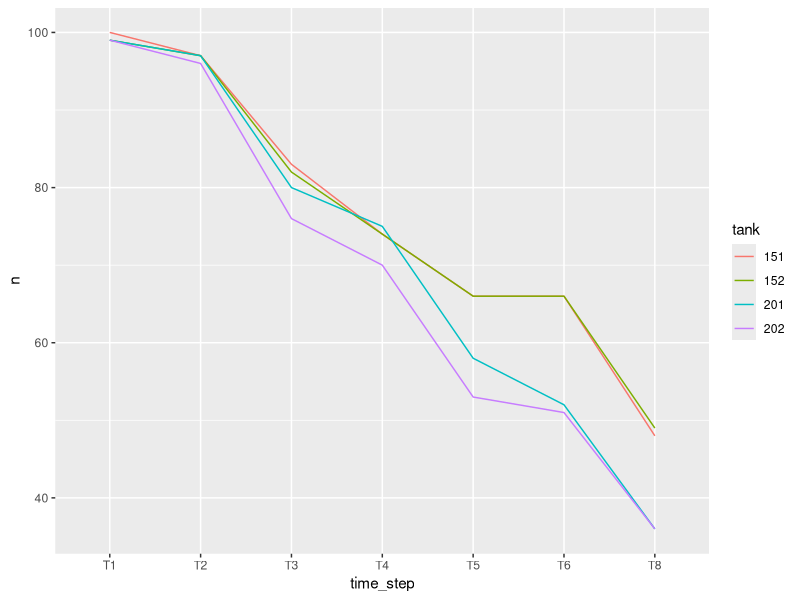
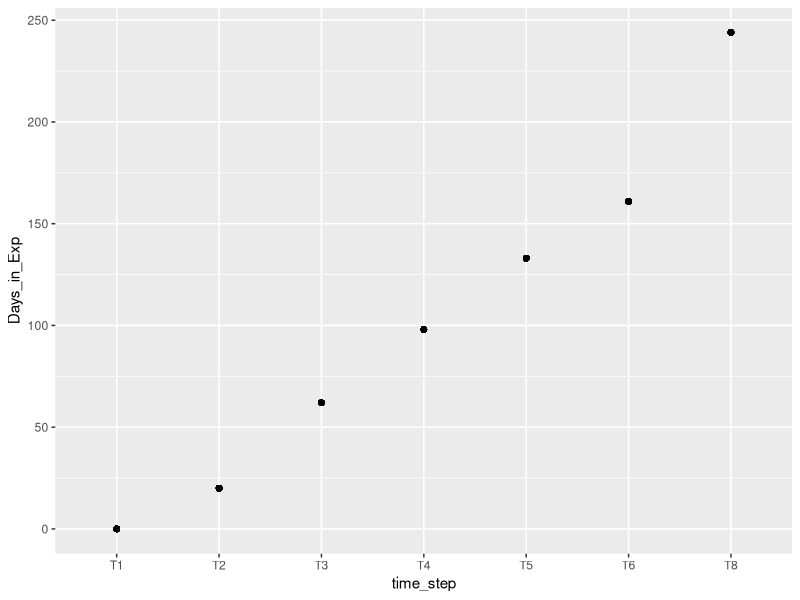
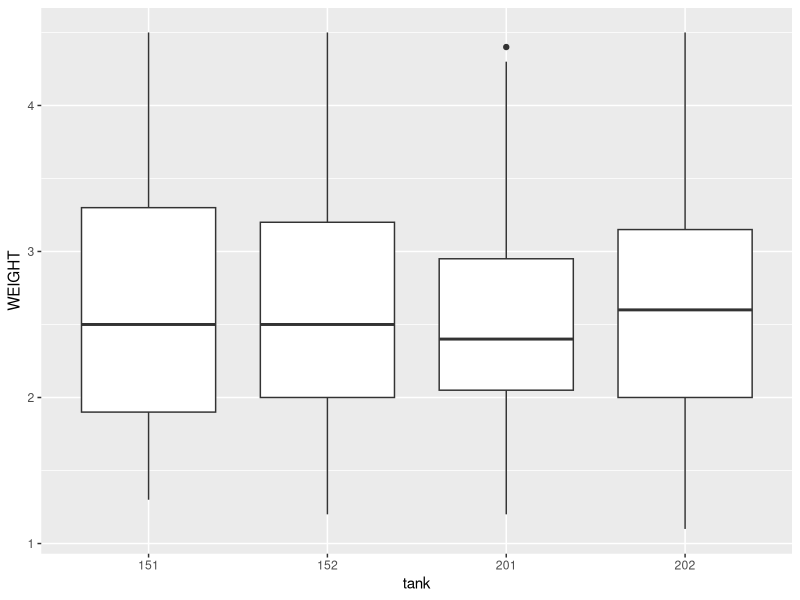
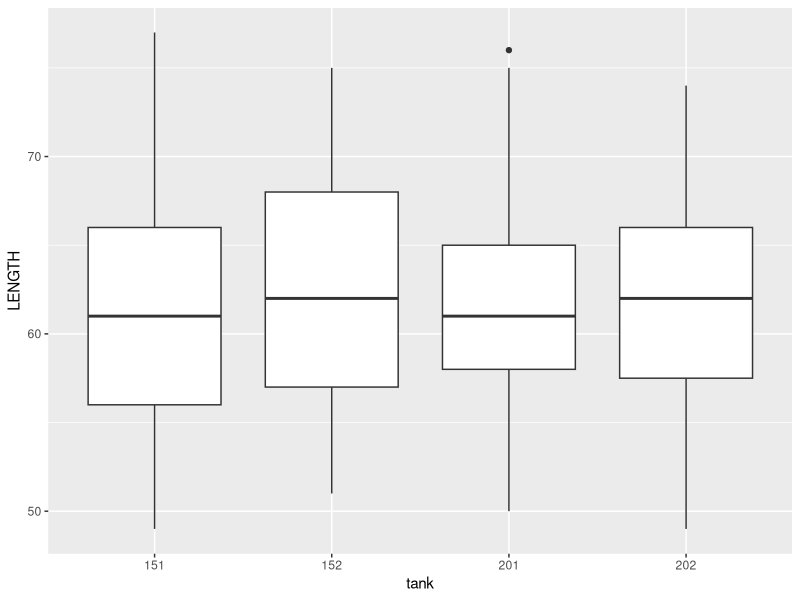
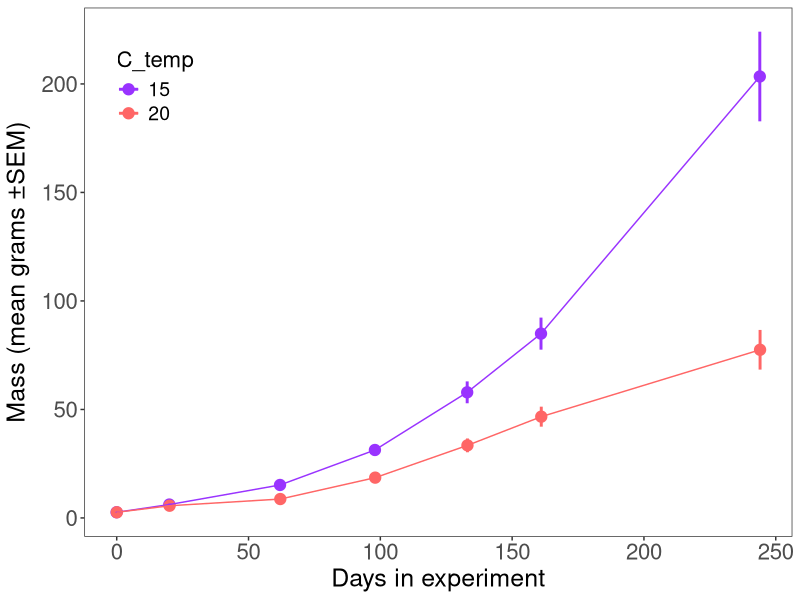
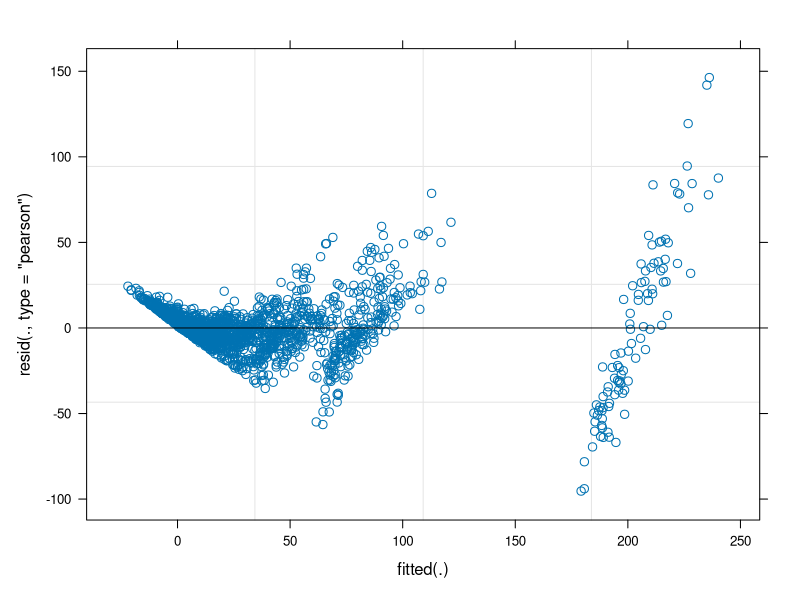
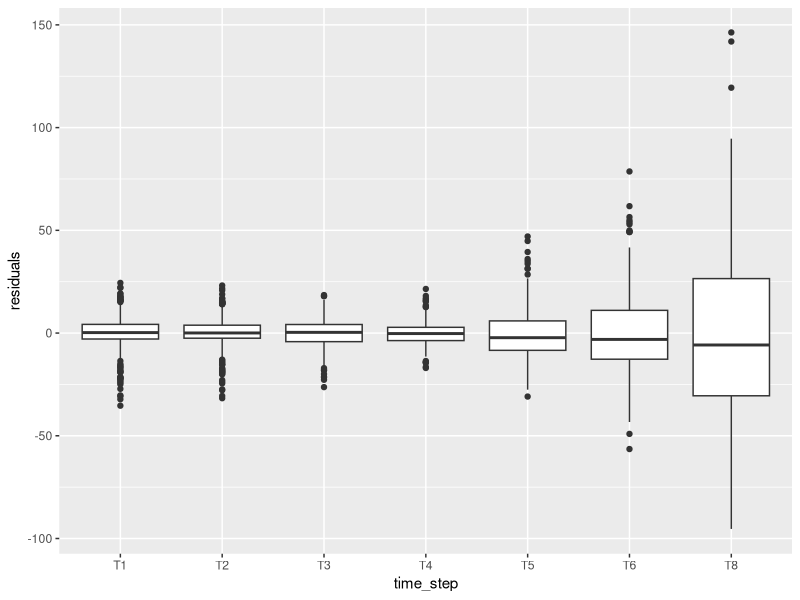
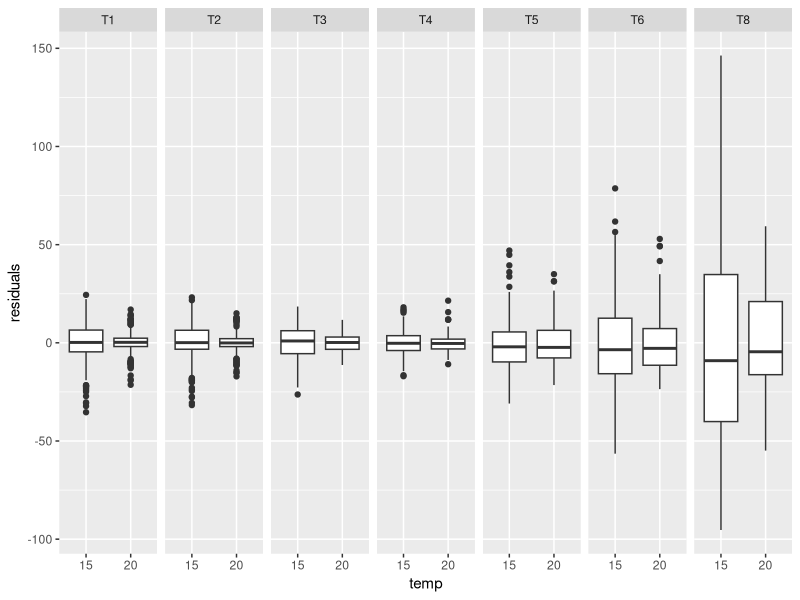

Generate these figures, in order, with R:
### Script for Figure 2 - weight and SGR time series

library(here)
library(tidyverse)
library(lme4)
library(lmerTest)
library(emmeans)
library(car)
library(glmmTMB)

#### read data
morph_long<-read.csv(here('data/BT_Morphometrics_LongForm_Merged_05032023.csv'), stringsAsFactors = T)
str(morph_long)
which(morph_long$WEIGHT == 0) #erroneous data point


morph_long <- morph_long %>%
  mutate (temp = factor(substr(TANK_Real, 1, 2)))%>%
  mutate (TANK_Real = factor(TANK_Real)) %>%
  mutate (rdate = as.POSIXct(x=TIME, format = "%Y-%m-%d")) %>%
  mutate (K = WEIGHT*100*(LENGTH^-3)) %>%
  mutate (Days_in_Exp2 = factor(Days_in_Exp)) %>%
  rename ("tank" = "TANK_Real") %>%
  rename ("time_step" = "condition3") %>%
  filter (time_step !="T7") %>%
  filter (WEIGHT != 0)

str(morph_long)
#unique(morph_long$TIME)
#K = Mass*(Length^-3)
morph_long_inital<-morph_long %>% filter (time_step =="T1")

#### tidying
sum(is.na(morph_long$WEIGHT)) #676 Weight NAs
sum(is.na(morph_long$LENGTH)) #678 Length NAs
morph_long2<-morph_long %>%
  drop_na(WEIGHT) %>%
  drop_na(LENGTH)
summary(morph_long2) #now has 2100 obs
freq_tab<-morph_long2 %>%
  count(tank, time_step) %>%
  group_by(tank)
freq_tab
ggplot(data=freq_tab, aes(x=time_step,y=n, group = tank, color = tank))+geom_line()
ggplot(data=morph_long2, aes (x=time_step, y=Days_in_Exp))+geom_point()

#### summarize means
bt_means2<-tapply(morph_long2$WEIGHT,list(morph_long2$temp,morph_long2$time_step),mean)
bt_sd2   <-tapply(morph_long2$WEIGHT,list(morph_long2$temp,morph_long2$time_step),sd)
bt_count2<-tapply(morph_long2$WEIGHT,list(morph_long2$temp,morph_long2$time_step),length)
bt_sem2  <-bt_means2/sqrt(bt_count2)

weight_means<-data.frame(bt_means2)
weight_means$C_temp<-row.names(weight_means)
weight_means2<-weight_means %>%
  pivot_longer(cols = starts_with("T"),
               names_to = "time_step",
               names_prefix = "T",
               values_to = "mean_weight")

weight_se<-data.frame(bt_sem2)
weight_se$C_temp<-row.names(weight_se)
weight_se2<-weight_se %>%
  pivot_longer(cols = starts_with("T"),
               names_to = "time_step",
               names_prefix = "T",
               values_to = "se_weight")
#now merge the dataframes
weight_mean_se<- left_join(weight_means2, weight_se2, by = c("time_step", "C_temp"))
weight_mean_se<- weight_mean_se %>%
  mutate (time_step = factor(time_step))%>%
  mutate (Days = case_when (time_step == "1"~ 0,
                            time_step == "2"~ 20,
                            time_step == "3"~ 62,
                            time_step == "4"~ 98,
                            time_step == "5"~ 133,
                            time_step == "6"~ 161,
                            time_step == "8"~ 244))

#### differences in initial size?
str(morph_long2)
ggplot(data = morph_long_inital, aes(x=tank, y=WEIGHT))+geom_boxplot()
ggplot(data = morph_long_inital, aes(x=tank, y=LENGTH))+geom_boxplot()
init_w<-glm(data=morph_long_inital, formula = WEIGHT ~ tank, family = gaussian())
init_l<-glm(data=morph_long_inital, formula = LENGTH ~ tank, family = gaussian())
summary(init_w)
summary(init_l)

#### create MS plots, 2A first
A_col <- "#9933FF"
B_col <- "#FF6666"
str(weight_mean_se)
plot1<-ggplot(weight_mean_se, aes(x=Days, y=mean_weight, color = C_temp,group = C_temp))+
  geom_point(size = 3.5, position = position_dodge(width = 0.2))+
  geom_errorbar(data=weight_mean_se, aes(ymin=mean_weight-se_weight, ymax = mean_weight+se_weight),
                width=0, size = 1, position = position_dodge(width = 0.2))+
  geom_line(aes(group = C_temp), position = position_dodge(width = 0.2))+
  labs(y=expression(paste("Mass (mean grams \U00B1SEM)")), x="Days in experiment")+
  theme_bw()+theme(legend.title=element_text(size=16),legend.text=element_text(size=14),
                   axis.text.y=element_text(size=16),axis.title.y=element_text(size=18, vjust=1.2),
                   axis.text.x=element_text(size=16),axis.title.x=element_text(size=18),
                   panel.grid.major = element_blank(), panel.grid.minor = element_blank(),
                   legend.position = c(0.1,0.85))+
  scale_fill_manual(values  = c(A_col, B_col)) +
  scale_color_manual(values = c("15" = A_col, "20" = B_col))
plot1
ppi=300
png('figures/mass_time_series.png', width=9*ppi, height=6*ppi, res=ppi)
plot1
dev.off()

####Mass analysis

weight01<-lmer(WEIGHT ~ temp * time_step + (1|TAGNUMBER), data = morph_long2)
weight02<-lmer(WEIGHT ~ temp * time_step + (1|TAGNUMBER) + (1|tank), data = morph_long2)

summary(weight01)
summary(weight02)

plot(weight01)
morph_long2$residuals<-residuals(weight01)
ggplot(morph_long2,aes(x=time_step, y= residuals))+geom_boxplot()
ggplot(morph_long2,aes(x=temp, y= residuals))+geom_boxplot()+facet_grid(.~time_step)

anova(weight01, ddf = "Kenward-Roger")
anova(weight02, ddf = "Kenward-Roger")

emm2 = emmeans (weight01, ~ temp | time_step)
contrast(emm2, contrast = TRUE)
pairs(emm2)
pairs(emm2, by = "temp")
plot(emm2)

weight01b<-glmmTMB(WEIGHT ~ temp * time_step + (1|TAGNUMBER), data = morph_long2, family = Gamma)
summary(weight01b)


#### SGR analysis and plotting
sgr<-read.csv(here('data/BT_Morphometrics_SGR_LongForm_Merged_05032023.csv'), stringsAsFactors = T)
str(sgr)
which(sgr$SGR < 0)
sgr <- sgr %>%
  mutate (temp = factor(substr(TANK_Real, 1, 2)))%>%
  mutate (TANK_Real = factor(TANK_Real)) %>%
  mutate (Days_in_Exp2 = factor(Days_in_Exp)) %>%
  rename ("tank" = "TANK_Real") %>%
  rename ("time_step" = "condition3") %>%
  filter (condition1 !="SGR_6") %>%
  filter (SGR > -0.2) #remove mass = 0 fish

#### summarize means
sgr_means <-tapply(sgr$SGR,list(sgr$temp,sgr$time_step),mean)
sgr_std   <-tapply(sgr$SGR,list(sgr$temp,sgr$time_step),sd)
sgr_count <-tapply(sgr$SGR,list(sgr$temp,sgr$time_step),length)
sgr_sem   <-sgr_means/sqrt(sgr_count)

sgr_means<-data.frame(sgr_means)
sgr_means$C_temp<-row.names(sgr_means)
sgr_means <-sgr_means %>%
  pivot_longer(cols = starts_with("T"),
               names_to = "time_step",
               names_prefix = "T",
               values_to = "mean_weight")
